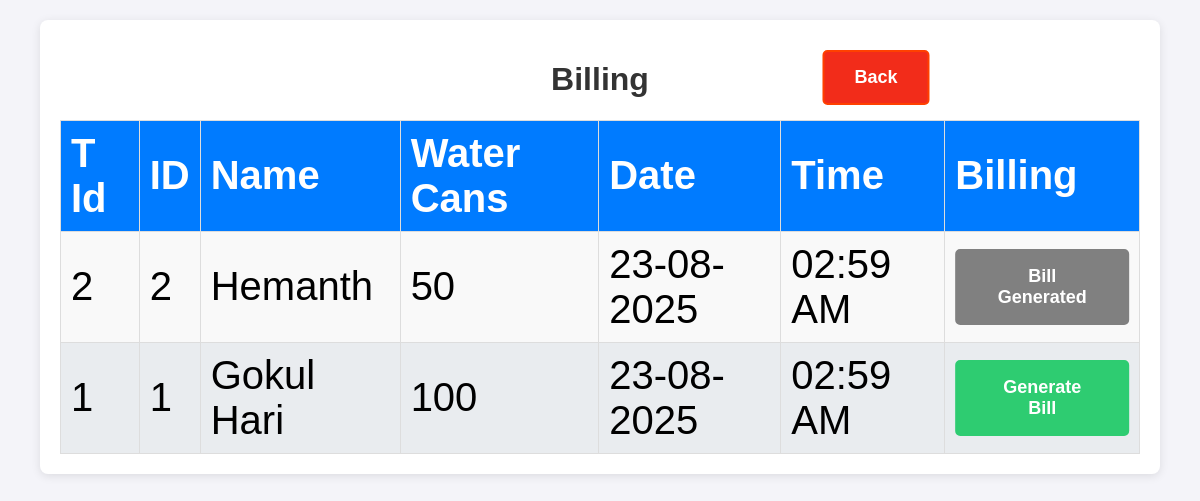
Screenshot of /billing with the database file from the repository.
### app.py (models this page shows, shortened)
class Dealer_details(db.Model):
    id = db.Column(db.Integer, primary_key=True)
    dealer_id = db.Column(db.String(100), nullable=False, unique=True)
    name = db.Column(db.String(100), nullable=False)
    mobile = db.Column(db.String(15), nullable=False)
    address = db.Column(db.String(400), nullable=True)
    aadhaar_file = db.Column(db.String(400))  # Path to Aadhaar copy
    photo_file = db.Column(db.String(400))

class Dealer(db.Model):
    id = db.Column(db.Integer, primary_key=True)
    dealer_id = db.Column(db.String(100), nullable=False)
    water_can_count = db.Column(db.Integer, nullable=False)
    timestamp = db.Column(db.DateTime, default=datetime.now)
    token_id = db.Column(db.Integer, nullable=False)  # Daily resetting token ID
    @property
    def formatted_date(self):
        return self.timestamp.strftime("%d-%m-%Y")  # Format the date
    @property
    def formatted_time(self):
        return self.timestamp.strftime("%I:%M %p")  # Format the time in 12-hour format

### app.py (the view)
@app.route('/billing')
def billing():
    today = datetime.today().date()
    billing_subquery = (
        db.session.query(BillingHistory.id)
        .filter(
            BillingHistory.billing_id == Dealer.token_id,
            func.date(BillingHistory.timestamp) == func.date(Dealer.timestamp),
            BillingHistory.voided == False
        )
        .order_by(BillingHistory.timestamp.desc())
        .limit(1)
        .correlate(Dealer)
        .scalar_subquery()
    )
    dealer_queue = db.session.query(
        Dealer,
        Dealer_details.name,
        billing_subquery.label("billing_entry")
    ).outerjoin(
        Dealer_details, Dealer.dealer_id == Dealer_details.dealer_id
    ).filter(
        func.date(Dealer.timestamp) == today
    ).order_by(
        Dealer.timestamp.desc()
    ).all()
    return render_template('billing.html', queue=dealer_queue, total_cans=get_total_can_today())

### app.py (called while the page is built)
def get_total_can_today():
    query = Dealer.query
    start_of_today = datetime.now().replace(hour=0, minute=0, second=0, microsecond=0)
    query = query.filter(Dealer.timestamp >= start_of_today)
    filtered_data = query.order_by(Dealer.timestamp.desc()).all()
    total_cans = sum(dealer.water_can_count for dealer in filtered_data)
    return total_cans

### templates/billing.html (shortened to what this page needs)
<!DOCTYPE html>
<html lang="en">
<head>
    <link rel="stylesheet" href="/static/styles.css">
</head>
<body class="dashboard">
    <div class="container billing">
        <h1>Billing</h1>
        <table>
            <thead>
                <tr>
                    <th>T Id</th>
                    <th>ID</th>
                    <th>Name</th>
                    <th>Water Cans</th>
                    <th>Date</th>
                    <th>Time</th>
                    <th>Billing</th>
                </tr>
            </thead>
            <tbody>
                {% for dealer, dealer_name, dealer_accounts_id in queue %}
                <tr>
                    <td>{{ dealer.token_id }}</td>
                    <td>{{ dealer.dealer_id }}</td>
                    <td>{{ dealer_name }}</td>
                    <td>{{ dealer.water_can_count }}</td>
                    <td>{{ dealer.formatted_date }}</td>
                    <td>{{ dealer.formatted_time }}</td>
                    <td><a class="{% if dealer_accounts_id %} generate_bill_disabled {% else %} generate_bill {% endif %}" href="{{ url_for('generate_bill', token_id=dealer.token_id, data_entry_call='no') }}">{% if dealer_accounts_id %} Bill Generated {% else %} Generate Bill {% endif %}</a></td>
                </tr>
                {% endfor %}
            </tbody>
        </table>
    </div>
    <a href="/" class="back">Back</a>
</body>
</html>

### static/styles.css (style rules this page uses)
body { font-family: Arial, sans-serif; background-color: #f4f4f9; margin: 0; padding: 0; }
.container { max-width: 800px; margin: 20px auto; background: #fff; padding: 20px; border-radius: 8px; box-shadow: 0 2px 10px rgba(0, 0, 0, 0.1); }
h1, h2 { color: #333; text-align: center; }
table { width: 100%; border-collapse: collapse; margin-top: 10px; }
table th, table td { padding: 10px; border: 1px solid #ddd; text-align: left; }
table th { background-color: #007bff; color: white; }
table tbody tr:nth-child(odd) { background-color: #f9f9f9; }
table tbody tr:nth-child(even) { background-color: #e9ecef; }
a { display: inline-block; padding: 15px 30px; font-size: 18px; font-weight: bold; text-align: center; text-decoration: none; background-color: #007bff; color: white; border-radius: 5px; border: 2px solid #007bff; transition: all 0.3s ease; position: absolute; left: 50%; transform: translateX(-50%); transition: transform 0.2s, background-color 0.2s; }
.back { background-color: #f22c1a; border: 2px solid #ff4000; top: 50px; left: 73%; }
.dashboard .container { max-width: 90%; }
.dashboard table { font-size: 40px; width: 100%; }
.billing .generate_bill { position: relative; background-color: #2ecc71; border-color: #2ecc71; color: #fff; }
.billing .generate_bill_disabled { position: relative; color: #fff; background-color: gray; border-color: gray; pointer-events: none; }

### rows the page displays
Dealer_details: token_id "2", dealer_id "2", name "Hemanth", water_can_count "50", formatted_date "23-08-2025", formatted_time "02:59 AM", shows "Bill Generated"
Dealer_details: token_id "1", dealer_id "1", name "Gokul Hari", water_can_count "100", formatted_date "23-08-2025", formatted_time "02:59 AM", shows "Generate Bill"
